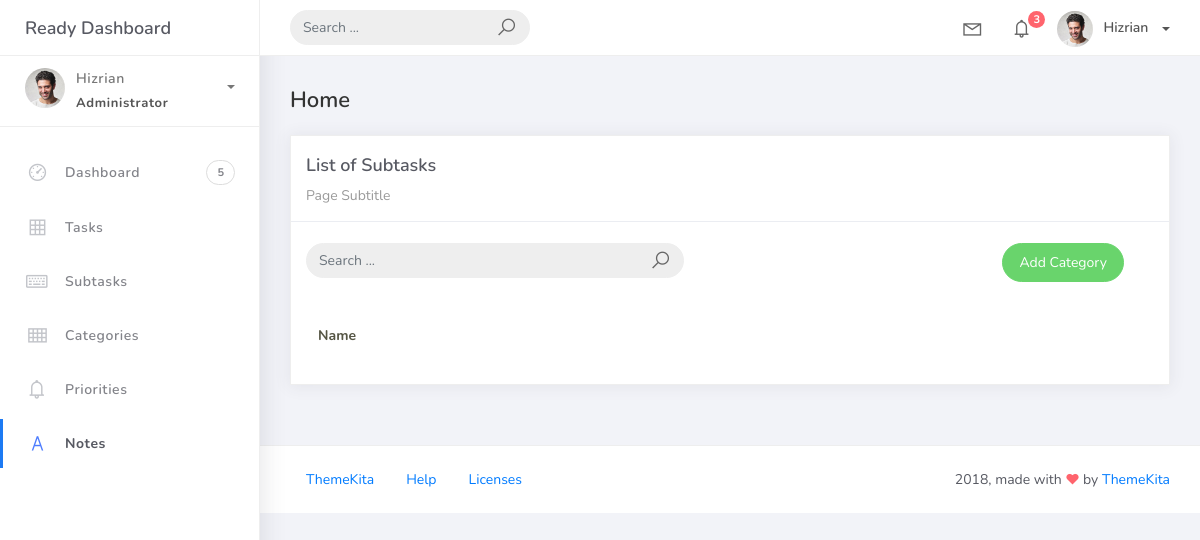
/category_list, run on an earlier commit of the app's database.
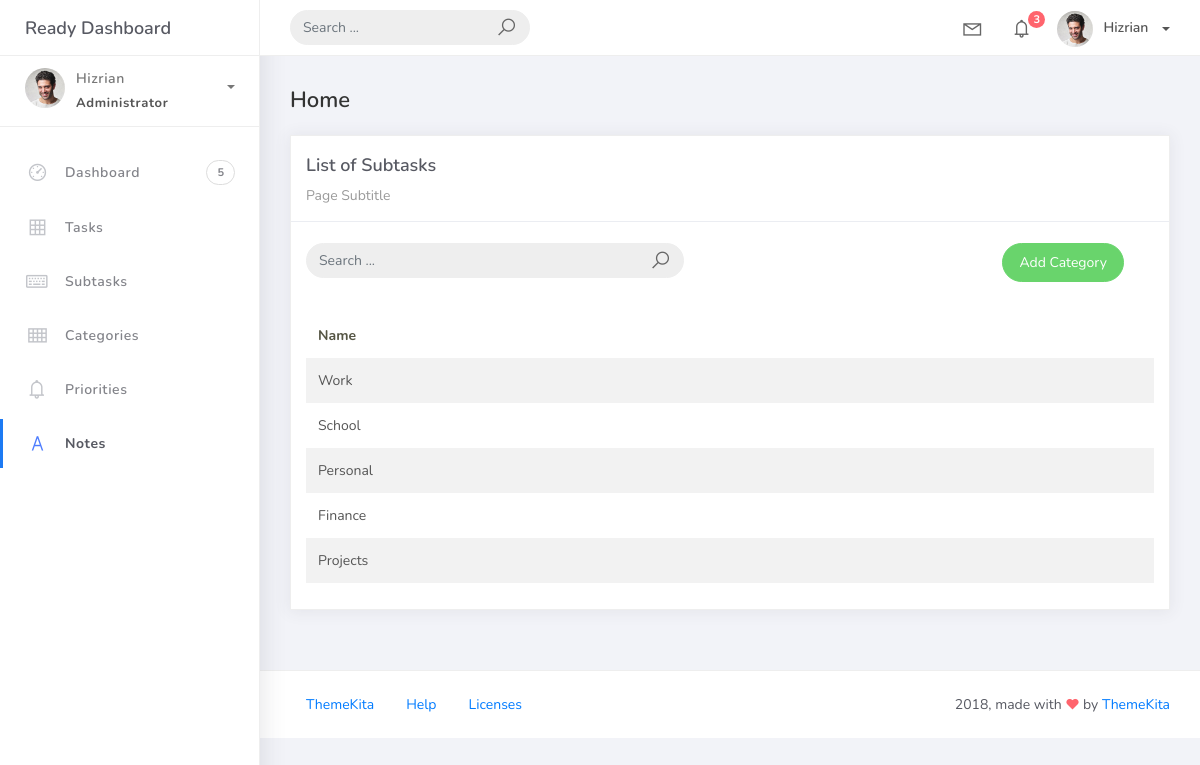
And on a later commit of the database.
### taskmanager/models.py (models this page shows, shortened)
class BaseModel(models.Model):
    created_at = models.DateTimeField(default=timezone.now,)
    updated_at = models.DateTimeField(auto_now=True,)
    class Meta:
        abstract = True

class Category(BaseModel):
    category_name = models.CharField(max_length=50)
    class Meta:
        verbose_name = "Category"
        verbose_name_plural = "Categories"

### taskmanager/views.py (the view)
# urls.py: path('category_list', CategoriesView.as_view(), name='category-list'),
class CategoriesView(ListView):
    model = Category
    context_object_name = 'category'
    template_name = 'category_list.html'
    paginate_by = 5

### templates/category_list.html (shortened to what this page needs)
{% extends 'base.html' %}
{% load static %}
{% block content %}
<div class="content">
  <div class="container-fluid">
    <h4 class="page-title">Home</h4>
    <div class="row">
      <div class="col-md-12">
        <div class="card">
          <div class="card-header">
            <div class="card-title">List of Subtasks</div>
            <div class="card-category">Page Subtitle</div>
          </div>
          <br />
            <div class="col-md-12 row">
              <div class="col-md-6">
                <form class="navbar-left navbar-form nav-search mr-md-3" action="">
                  <div class="input-group">
                    <input type="text" placeholder="Search ..." class="form-control" />
                    <div class="input-group-append">
                      <span class="input-group-text">
                        <i class="la la-search search-icon"></i>
                      </span>
                    </div>
                  </div>
                </form>
              </div>
              <div class="col-md-6">
                <div class="pull-right">
                  <a href="{% url 'category-add' %}" class="btn btn-success btn-rounded">
                    Add Category
                  </a>
                </div>
              </div>
            </div>
          <div class="card-body">
            <table class="table table-striped mt-3">
              <thead>
                <tr>
                  <th scope="col">Name</th>
                </tr>
              </thead>
              <tbody>
                {% for object in object_list %}
                <tr>
                  <td>{{ object.category_name }}</td>
                </tr>
                {% endfor %}
              </tbody>
            </table>
          </div>
        </div>
      </div>
    </div>
  </div>
</div>
{% endblock %}

What changed in the data, as far as the page shows it:
added Category: category_name "Work"
added Category: category_name "School"
added Category: category_name "Personal"
added Category: category_name "Finance"
added Category: category_name "Projects"
